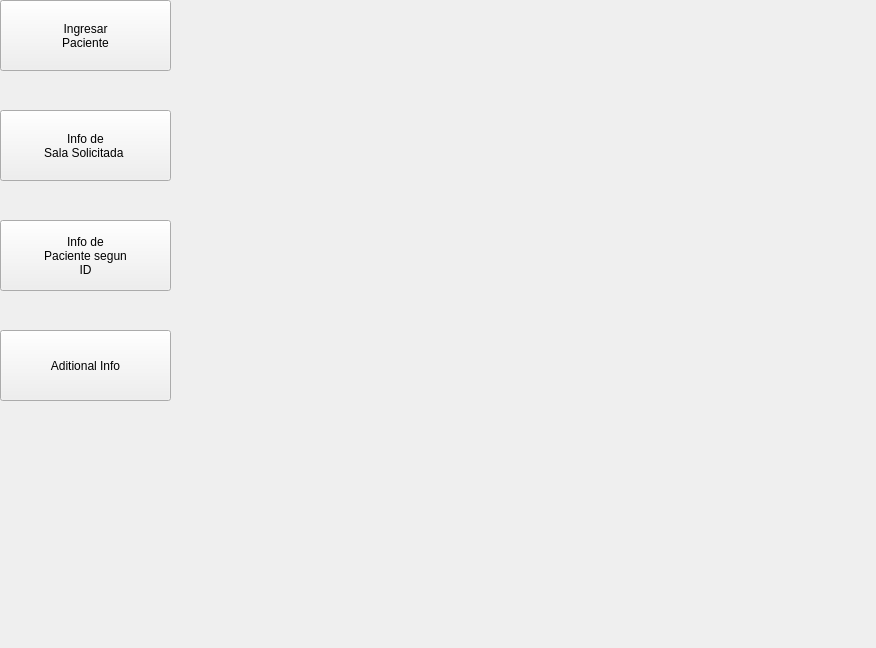
<?xml version="1.0" encoding="UTF-8"?>
<ui version="4.0">
 <class>MainWindow</class>
 <widget class="QMainWindow" name="MainWindow">
  <property name="geometry">
   <rect>
    <x>0</x>
    <y>0</y>
    <width>876</width>
    <height>648</height>
   </rect>
  </property>
  <property name="windowTitle">
   <string>MainWindow</string>
  </property>
  <widget class="QWidget" name="centralwidget">
   <widget class="QWidget" name="horizontalLayoutWidget">
    <property name="geometry">
     <rect>
      <x>0</x>
      <y>0</y>
      <width>171</width>
      <height>651</height>
     </rect>
    </property>
    <layout class="QHBoxLayout" name="horizontalLayout">
     <item>
      <widget class="QWidget" name="menu" native="true">
       <property name="styleSheet">
        <string notr="true"/>
       </property>
       <widget class="QPushButton" name="add_pasient_btn">
        <property name="geometry">
         <rect>
          <x>0</x>
          <y>0</y>
          <width>171</width>
          <height>71</height>
         </rect>
        </property>
        <property name="text">
         <string>Ingresar
Paciente</string>
        </property>
       </widget>
       <widget class="QPushButton" name="show_sala_info_btn">
        <property name="geometry">
         <rect>
          <x>0</x>
          <y>110</y>
          <width>171</width>
          <height>71</height>
         </rect>
        </property>
        <property name="text">
         <string>Info de
Sala Solicitada </string>
        </property>
       </widget>
       <widget class="QPushButton" name="show_id_info_btn">
        <property name="geometry">
         <rect>
          <x>0</x>
          <y>220</y>
          <width>171</width>
          <height>71</height>
         </rect>
        </property>
        <property name="text">
         <string>Info de 
Paciente segun
ID</string>
        </property>
       </widget>
       <widget class="QPushButton" name="aditional_inf_btn">
        <property name="geometry">
         <rect>
          <x>0</x>
          <y>330</y>
          <width>171</width>
          <height>71</height>
         </rect>
        </property>
        <property name="text">
         <string>Aditional Info</string>
        </property>
       </widget>
      </widget>
     </item>
    </layout>
   </widget>
  </widget>
 </widget>
 <resources/>
 <connections/>
</ui>
